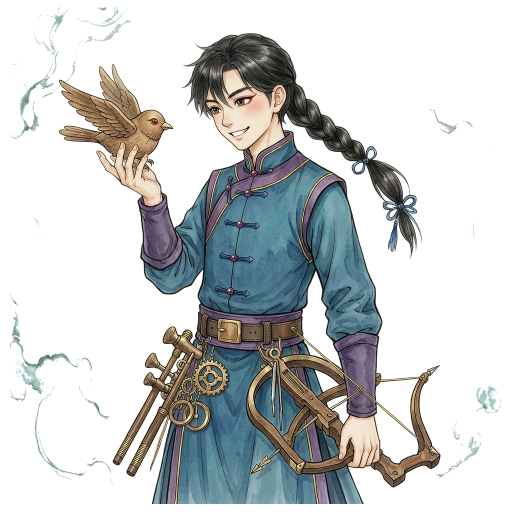
#> input picture assets/ui/_masters/npc_secondary_1024/portrait_tangxiaoqi.png, 1024 x 1024 px (shown at 1/2 size)
$ python -i clean_portrait_bg.py   (imports and definitions only)
#> lines starting #> are read from the running program, lines starting #| are printed output that depends on the picture
#> further down, picture is the input picture: PIL image 1024x1024 RGBA; mean R, G, B, A 41.1, 43.9, 43.9, 91.5
#!/usr/bin/env python3
# =============================================================================
# 一次性清理脚本：处理 Part A 两张背景不干净的立绘（2026-07-21）
#
# - portrait_tangxiaoqi.png：浅灰白底未去净 → 边缘 BFS 泛洪去除连通浅色背景
#   （容差 48；仅去除与图像边缘连通的近背景色区域，不误伤人物内部浅色件）
# - portrait_saodidaoren.png：全图一层 8%~18% 淡雾 → alpha<64 截断为 0
#
# 输入为 2048 备份原图，输出覆盖 1024 母版 + 512 游戏图（同 process_ai_assets.py）。
# 若 tangxiaoqi 色键抠图边缘效果不佳，应在生成工具中重新导出透明底版本。
# =============================================================================

from collections import Counter, deque
from pathlib import Path

from PIL import Image

SRC_DIR = Path("assets/ui/_masters/npc_secondary_2048_src")
MASTER_DIR = Path("assets/ui/_masters/npc_secondary_1024")
GAME_DIR = Path("assets/ui/portraits")
MASTER_SIZE, GAME_SIZE, CONTENT_RATIO = 1024, 512, 0.97


# [52 lines left out: functions estimate_bg_color, flood_clear, not called in this run]


def alpha_cut(img, floor=64):
    """alpha < floor 截断为 0（清除全图淡雾）"""
#> called with floor = 64
    img = img.convert("RGBA")
    r, g, b, a = img.split()
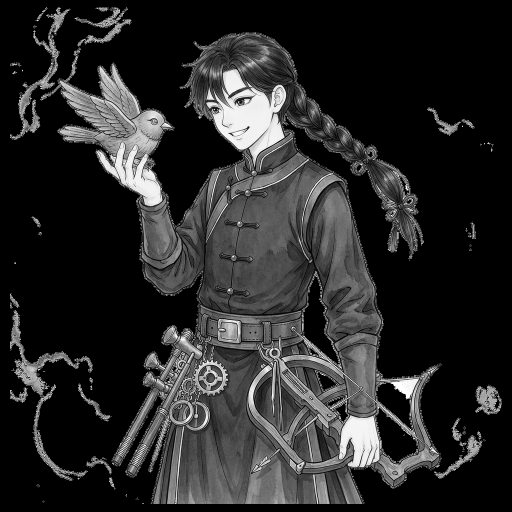
#> r: PIL image 1024x1024 L (shown at 1/2 size); min 0, max 255, mean 41.1
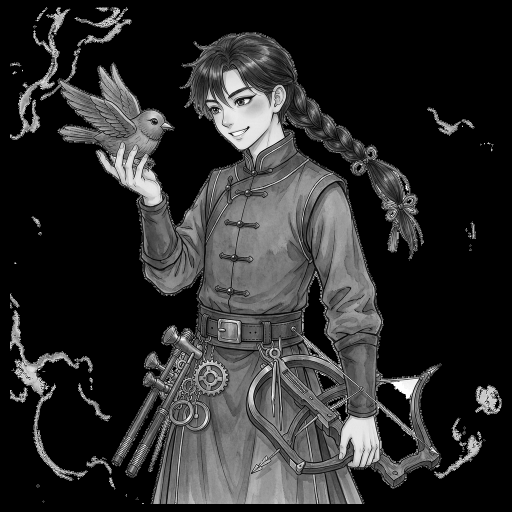
#> g: PIL image 1024x1024 L (shown at 1/2 size); min 0, max 255, mean 43.9
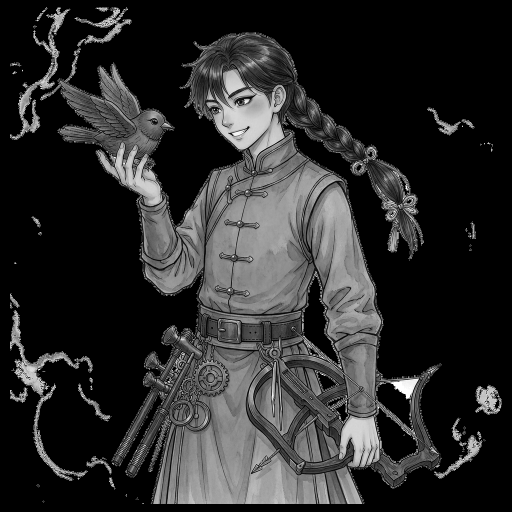
#> b: PIL image 1024x1024 L (shown at 1/2 size); min 0, max 255, mean 43.9
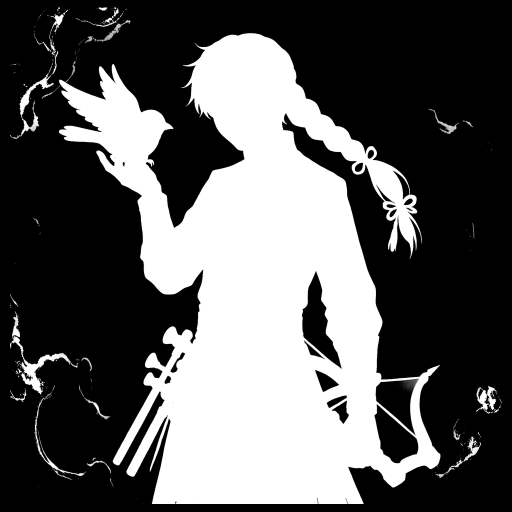
#> a: PIL image 1024x1024 L (shown at 1/2 size); min 0, max 255, mean 91.5
    a = a.point(lambda v: 0 if v < floor else v)
    return Image.merge("RGBA", (r, g, b, a))


# [13 lines left out: function finish, not called in this run]


# [7 lines not run here, left out]

>>> from PIL import Image
>>> picture = Image.open('../assets/ui/_masters/npc_secondary_1024/portrait_tangxiaoqi.png')
>>> result = alpha_cut(picture)

$ run again, on assets/ui/_masters/npc_secondary_1024/portrait_ancient_spirit.png
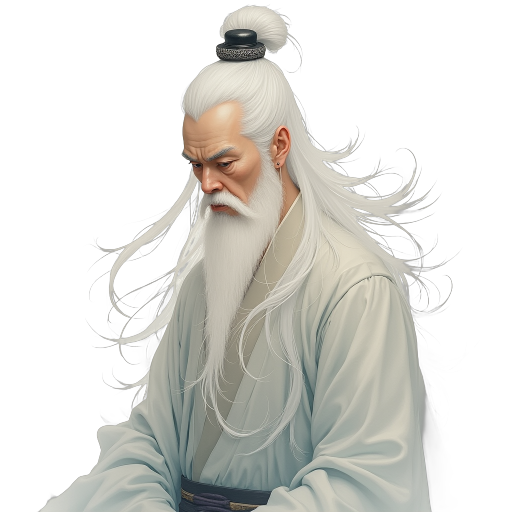
#> input picture assets/ui/_masters/npc_secondary_1024/portrait_ancient_spirit.png, 1024 x 1024 px (shown at 1/2 size)
#> picture is the input picture: PIL image 1024x1024 RGBA; mean R, G, B, A 71.4, 70.7, 65.9, 104.1
#> in alpha_cut, `r, g, b, a = img.split()`:
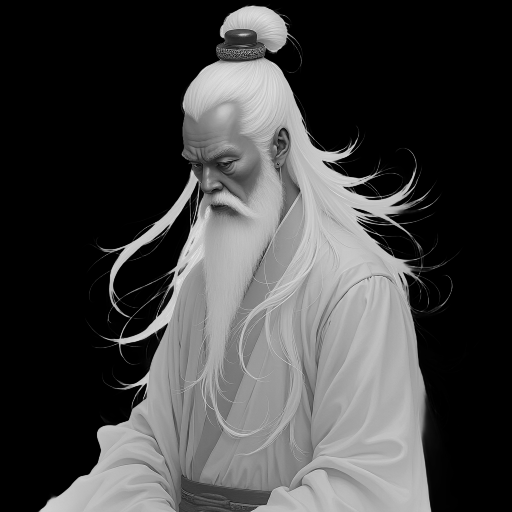
#> b: PIL image 1024x1024 L (shown at 1/2 size); min 0, max 254, mean 65.9
#> in alpha_cut, `r, g, b, a = img.split()`:
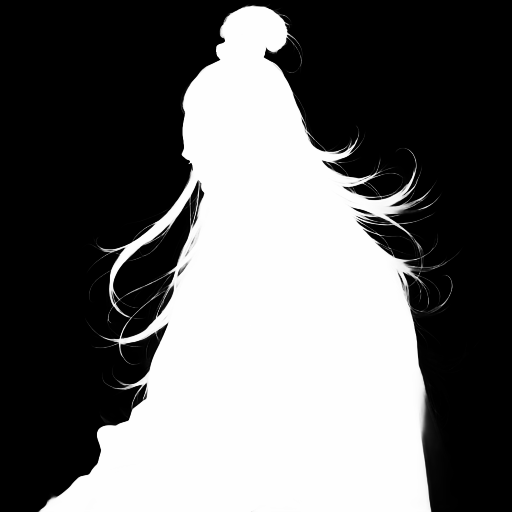
#> a: PIL image 1024x1024 L (shown at 1/2 size); min 0, max 255, mean 104.1

$ run again, on assets/ui/_masters/npc_secondary_1024/portrait_baixiaosheng.png
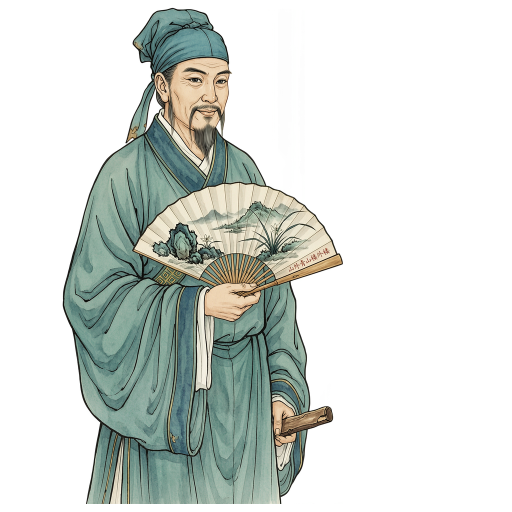
#> input picture assets/ui/_masters/npc_secondary_1024/portrait_baixiaosheng.png, 1024 x 1024 px (shown at 1/2 size)
#> picture is the input picture: PIL image 1024x1024 RGBA; mean R, G, B, A 47.4, 54, 48.2, 86.9
#> in alpha_cut, `r, g, b, a = img.split()`:
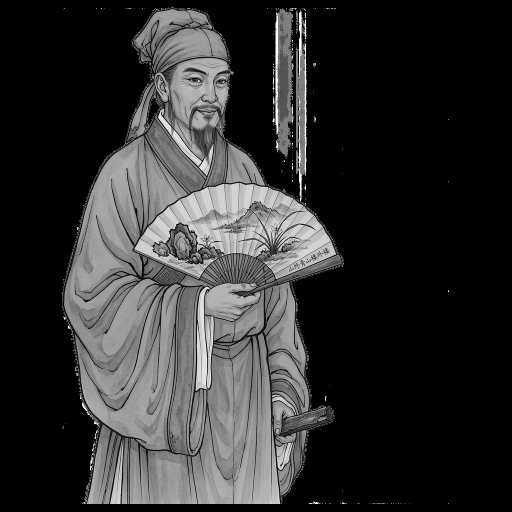
#> b: PIL image 1024x1024 L (shown at 1/2 size); min 0, max 255, mean 48.2
#> in alpha_cut, `r, g, b, a = img.split()`:
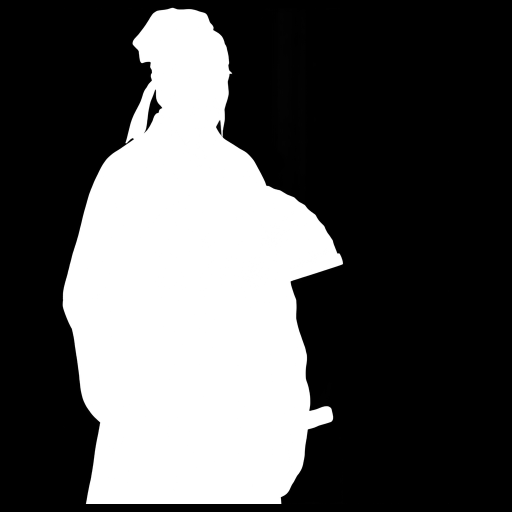
#> a: PIL image 1024x1024 L (shown at 1/2 size); min 0, max 255, mean 86.9

$ run again, on assets/ui/_masters/npc_secondary_1024/portrait_gufei.png
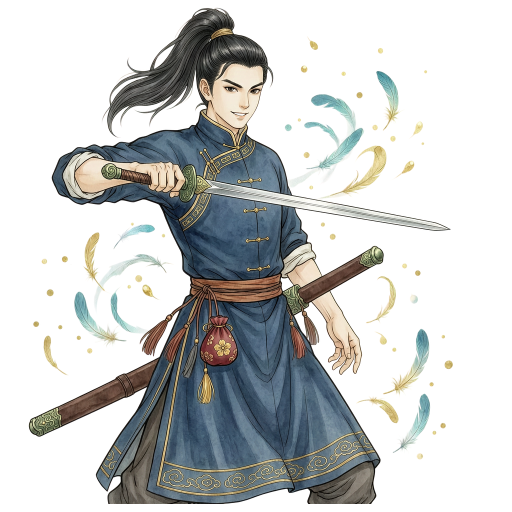
#> input picture assets/ui/_masters/npc_secondary_1024/portrait_gufei.png, 1024 x 1024 px (shown at 1/2 size)
#> picture is the input picture: PIL image 1024x1024 RGBA; mean R, G, B, A 50.3, 52.1, 51.4, 94.1
#> in alpha_cut, `r, g, b, a = img.split()`:
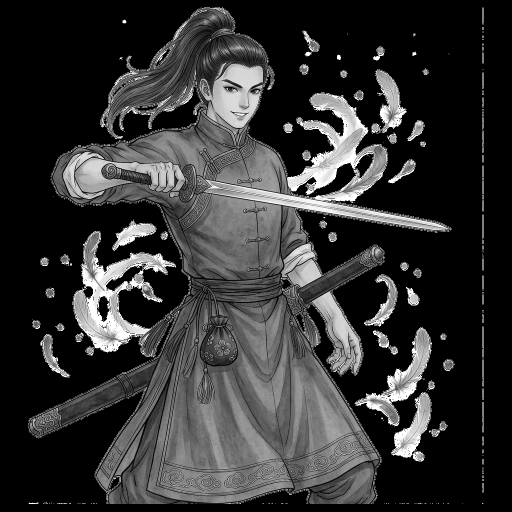
#> b: PIL image 1024x1024 L (shown at 1/2 size); min 0, max 255, mean 51.4
#> in alpha_cut, `r, g, b, a = img.split()`:
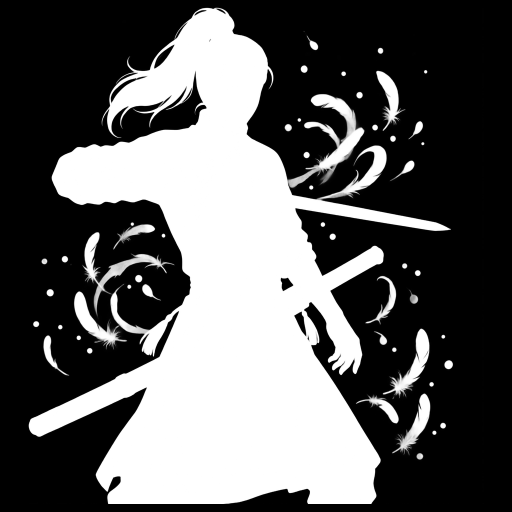
#> a: PIL image 1024x1024 L (shown at 1/2 size); min 0, max 255, mean 94.1
